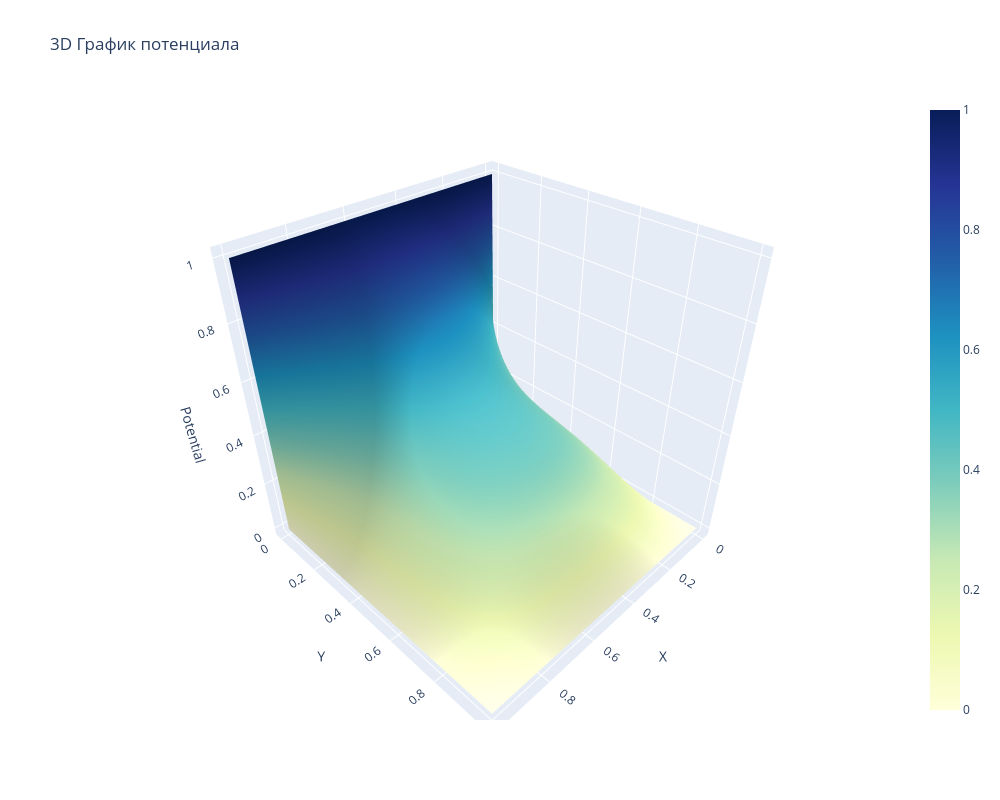

Notebook code cell kept with this figure:
### Markdown cell above
## Метод Якоби

### Code cell
result = poisson_equation.potential_result(
                        all_solvers[0], boundary_conditions, 
                        source, nod_number, 
                        iteration, precision)
plot_potential(result, nod_number)

### Figure 1 — Plotly figure (JSON) as saved in the notebook; plotly's stock layout.template omitted (floating-point values rounded to 4 significant figures; data arrays with more than 128 entries replaced by an {"elided": "..."} marker saying what was removed)
{"data": [{"colorscale": [[0, "rgb(255,255,217)"], [0.125, "rgb(237,248,177)"], [0.25, "rgb(199,233,180)"], [0.375, "rgb(127,205,187)"], [0.5, "rgb(65,182,196)"], [0.625, "rgb(29,145,192)"], [0.75, "rgb(34,94,168)"], [0.875, "rgb(37,52,148)"], [1, "rgb(8,29,88)"]], "type": "surface", "x": {"elided": "100x100 float values"}, "y": {"elided": "100x100 float values"}, "z": {"elided": "100x100 float values"}}], "layout": {"height": 800, "scene": {"xaxis": {"title": {"text": "X"}}, "yaxis": {"title": {"text": "Y"}}, "zaxis": {"title": {"text": "Potential"}}}, "title": {"text": "3D График потенциала"}, "width": 1000}}
